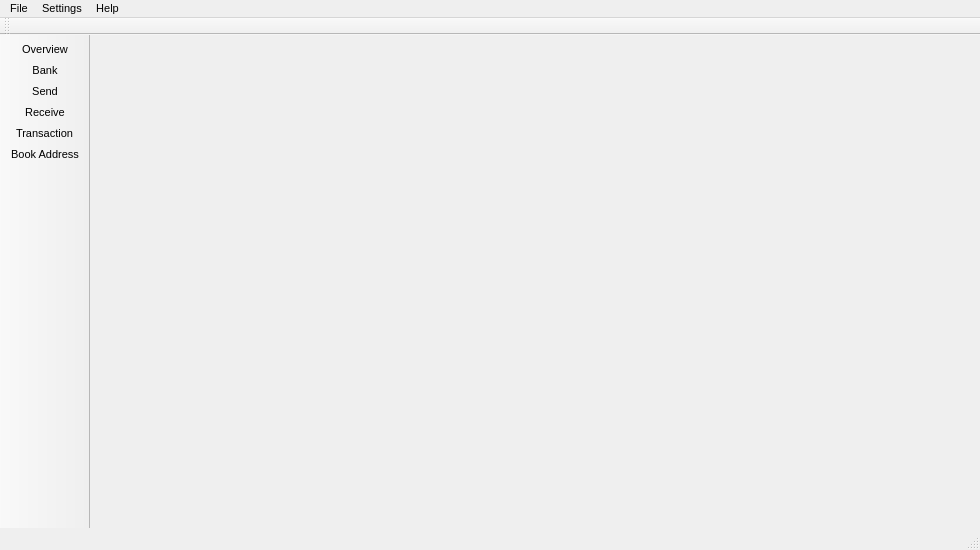
<?xml version="1.0" encoding="UTF-8"?>
<ui version="4.0">
 <class>MainWindow</class>
 <widget class="QMainWindow" name="MainWindow">
  <property name="geometry">
   <rect>
    <x>0</x>
    <y>0</y>
    <width>980</width>
    <height>550</height>
   </rect>
  </property>
  <property name="sizePolicy">
   <sizepolicy hsizetype="Preferred" vsizetype="Preferred">
    <horstretch>0</horstretch>
    <verstretch>0</verstretch>
   </sizepolicy>
  </property>
  <property name="minimumSize">
   <size>
    <width>0</width>
    <height>0</height>
   </size>
  </property>
  <property name="maximumSize">
   <size>
    <width>16777215</width>
    <height>16777215</height>
   </size>
  </property>
  <property name="font">
   <font>
    <pointsize>8</pointsize>
   </font>
  </property>
  <property name="windowTitle">
   <string>MainWindow</string>
  </property>
  <property name="windowIcon">
   <iconset resource="../../resources.qrc">
    <normaloff>:/images/cryptonote</normaloff>:/images/cryptonote</iconset>
  </property>
  <widget class="QWidget" name="centralwidget">
   <property name="sizePolicy">
    <sizepolicy hsizetype="Expanding" vsizetype="Preferred">
     <horstretch>0</horstretch>
     <verstretch>0</verstretch>
    </sizepolicy>
   </property>
   <layout class="QGridLayout" name="gridLayout">
    <property name="leftMargin">
     <number>0</number>
    </property>
    <property name="topMargin">
     <number>0</number>
    </property>
    <property name="rightMargin">
     <number>0</number>
    </property>
    <property name="bottomMargin">
     <number>0</number>
    </property>
    <property name="spacing">
     <number>0</number>
    </property>
    <item row="0" column="0" colspan="6">
     <widget class="WalletGui::AccountFrame" name="m_accountFrame">
      <property name="sizePolicy">
       <sizepolicy hsizetype="Preferred" vsizetype="Fixed">
        <horstretch>0</horstretch>
        <verstretch>0</verstretch>
       </sizepolicy>
      </property>
      <property name="minimumSize">
       <size>
        <width>0</width>
        <height>70</height>
       </size>
      </property>
      <property name="maximumSize">
       <size>
        <width>16777215</width>
        <height>70</height>
       </size>
      </property>
      <property name="styleSheet">
       <string notr="true"/>
      </property>
      <property name="frameShape">
       <enum>QFrame::NoFrame</enum>
      </property>
      <property name="frameShadow">
       <enum>QFrame::Raised</enum>
      </property>
     </widget>
    </item>
    <item row="1" column="0">
     <widget class="WalletGui::OverviewFrame" name="m_overviewFrame">
      <property name="sizePolicy">
       <sizepolicy hsizetype="Preferred" vsizetype="Preferred">
        <horstretch>0</horstretch>
        <verstretch>0</verstretch>
       </sizepolicy>
      </property>
      <property name="frameShape">
       <enum>QFrame::NoFrame</enum>
      </property>
      <property name="frameShadow">
       <enum>QFrame::Raised</enum>
      </property>
     </widget>
    </item>
    <item row="1" column="3">
     <widget class="WalletGui::TransactionsFrame" name="m_transactionsFrame">
      <property name="sizePolicy">
       <sizepolicy hsizetype="Preferred" vsizetype="Preferred">
        <horstretch>0</horstretch>
        <verstretch>0</verstretch>
       </sizepolicy>
      </property>
      <property name="frameShape">
       <enum>QFrame::NoFrame</enum>
      </property>
      <property name="frameShadow">
       <enum>QFrame::Raised</enum>
      </property>
     </widget>
    </item>
    <item row="1" column="1">
     <widget class="WalletGui::SendFrame" name="m_sendFrame">
      <property name="sizePolicy">
       <sizepolicy hsizetype="Preferred" vsizetype="Preferred">
        <horstretch>0</horstretch>
        <verstretch>0</verstretch>
       </sizepolicy>
      </property>
      <property name="frameShape">
       <enum>QFrame::NoFrame</enum>
      </property>
      <property name="frameShadow">
       <enum>QFrame::Raised</enum>
      </property>
     </widget>
    </item>
    <item row="1" column="4">
     <widget class="WalletGui::AddressBookFrame" name="m_addressBookFrame">
      <property name="sizePolicy">
       <sizepolicy hsizetype="Preferred" vsizetype="Preferred">
        <horstretch>0</horstretch>
        <verstretch>0</verstretch>
       </sizepolicy>
      </property>
      <property name="frameShape">
       <enum>QFrame::NoFrame</enum>
      </property>
      <property name="frameShadow">
       <enum>QFrame::Raised</enum>
      </property>
     </widget>
    </item>
    <item row="1" column="5">
     <widget class="WalletGui::MiningFrame" name="m_miningFrame">
      <property name="sizePolicy">
       <sizepolicy hsizetype="Preferred" vsizetype="Preferred">
        <horstretch>0</horstretch>
        <verstretch>0</verstretch>
       </sizepolicy>
      </property>
      <property name="frameShape">
       <enum>QFrame::NoFrame</enum>
      </property>
      <property name="frameShadow">
       <enum>QFrame::Raised</enum>
      </property>
     </widget>
    </item>
    <item row="1" column="5">
     <widget class="WalletGui::DepositsFrame" name="m_depositsFrame">
      <property name="sizePolicy">
       <sizepolicy hsizetype="Preferred" vsizetype="Preferred">
        <horstretch>0</horstretch>
        <verstretch>0</verstretch>
       </sizepolicy>
      </property>
      <property name="frameShape">
       <enum>QFrame::NoFrame</enum>
      </property>
      <property name="frameShadow">
       <enum>QFrame::Raised</enum>
      </property>
     </widget>
    </item>
    <item row="1" column="2">
     <widget class="WalletGui::ReceiveFrame" name="m_receiveFrame">
      <property name="sizePolicy">
       <sizepolicy hsizetype="Preferred" vsizetype="Preferred">
        <horstretch>0</horstretch>
        <verstretch>0</verstretch>
       </sizepolicy>
      </property>
      <property name="frameShape">
       <enum>QFrame::NoFrame</enum>
      </property>
      <property name="frameShadow">
       <enum>QFrame::Raised</enum>
      </property>
     </widget>
    </item>
   </layout>
  </widget>
  <widget class="QMenuBar" name="menubar">
   <property name="geometry">
    <rect>
     <x>0</x>
     <y>0</y>
     <width>980</width>
     <height>18</height>
    </rect>
   </property>
   <widget class="QMenu" name="menuFile">
    <property name="title">
     <string>File</string>
    </property>
    <widget class="QMenu" name="menuRecent_wallets">
     <property name="title">
      <string>Recent</string>
     </property>
    </widget>
    <addaction name="m_createWalletAction"/>
    <addaction name="m_createNondeterministicWalletAction"/>
    <addaction name="m_openWalletAction"/>
    <addaction name="menuRecent_wallets"/>
    <addaction name="m_backupWalletAction"/>
    <addaction name="m_resetAction"/>
    <addaction name="m_closeWalletAction"/>
    <addaction name="separator"/>
    <addaction name="m_openUriAction"/>
    <addaction name="m_openLogFileAction"/>
    <addaction name="separator"/>
    <addaction name="m_showMnemonicSeedAction"/>
    <addaction name="m_restoreFromMnemonicSeedAction"/>
    <addaction name="separator"/>
    <addaction name="m_showPrivateKey"/>
    <addaction name="m_importKeyAction"/>
    <addaction name="separator"/>
    <addaction name="m_exportTrackingKeyAction"/>
    <addaction name="m_importTrackingKeyAction"/>
    <addaction name="separator"/>
    <addaction name="m_exitAction"/>
   </widget>
   <widget class="QMenu" name="menuSettings">
    <property name="title">
     <string>Settings</string>
    </property>
    <addaction name="m_encryptWalletAction"/>
    <addaction name="m_changePasswordAction"/>
    <addaction name="m_changeLanguageAction"/>
    <addaction name="m_connectionSettingsAction"/>
    <addaction name="separator"/>
    <addaction name="m_startOnLoginAction"/>
    <addaction name="m_minimizeToTrayAction"/>
    <addaction name="m_closeToTrayAction"/>
   </widget>
   <widget class="QMenu" name="menuHelp">
    <property name="title">
     <string>Help</string>
    </property>
    <addaction name="m_aboutCryptonoteAction"/>
    <addaction name="m_aboutQtAction"/>
    <addaction name="actionHelp"/>
   </widget>
   <addaction name="menuFile"/>
   <addaction name="menuSettings"/>
   <addaction name="menuHelp"/>
  </widget>
  <widget class="QToolBar" name="toolBar">
   <property name="sizePolicy">
    <sizepolicy hsizetype="Fixed" vsizetype="Preferred">
     <horstretch>0</horstretch>
     <verstretch>0</verstretch>
    </sizepolicy>
   </property>
   <property name="minimumSize">
    <size>
     <width>0</width>
     <height>0</height>
    </size>
   </property>
   <property name="maximumSize">
    <size>
     <width>150</width>
     <height>16777215</height>
    </size>
   </property>
   <property name="baseSize">
    <size>
     <width>150</width>
     <height>0</height>
    </size>
   </property>
   <property name="font">
    <font>
     <pointsize>8</pointsize>
    </font>
   </property>
   <property name="windowTitle">
    <string>toolBar</string>
   </property>
   <property name="movable">
    <bool>false</bool>
   </property>
   <property name="allowedAreas">
    <set>Qt::LeftToolBarArea|Qt::TopToolBarArea</set>
   </property>
   <property name="orientation">
    <enum>Qt::Vertical</enum>
   </property>
   <property name="iconSize">
    <size>
     <width>20</width>
     <height>20</height>
    </size>
   </property>
   <property name="toolButtonStyle">
    <enum>Qt::ToolButtonTextBesideIcon</enum>
   </property>
   <attribute name="toolBarArea">
    <enum>LeftToolBarArea</enum>
   </attribute>
   <attribute name="toolBarBreak">
    <bool>false</bool>
   </attribute>
   <addaction name="m_overviewAction"/>
   <addaction name="m_depositsAction"/>
   <addaction name="m_sendAction"/>
   <addaction name="m_receiveAction"/>
   <addaction name="m_transactionsAction"/>
   <addaction name="m_addressBookAction"/>
  </widget>
  <widget class="QStatusBar" name="statusBar"/>
  <widget class="QToolBar" name="accountToolBar">
   <property name="windowTitle">
    <string>Account toolbar</string>
   </property>
   <attribute name="toolBarArea">
    <enum>TopToolBarArea</enum>
   </attribute>
   <attribute name="toolBarBreak">
    <bool>false</bool>
   </attribute>
  </widget>
  <action name="m_overviewAction">
   <property name="checkable">
    <bool>true</bool>
   </property>
   <property name="enabled">
    <bool>true</bool>
   </property>
   <property name="icon">
    <iconset resource="../../resources.qrc">
     <normaloff>:/icons/overview</normaloff>:/icons/overview</iconset>
   </property>
   <property name="text">
    <string>Overview</string>
   </property>
  </action>
  <action name="m_sendAction">
   <property name="checkable">
    <bool>true</bool>
   </property>
   <property name="enabled">
    <bool>true</bool>
   </property>
   <property name="icon">
    <iconset resource="../../resources.qrc">
     <normaloff>:/icons/send</normaloff>:/icons/send</iconset>
   </property>
   <property name="text">
    <string>Send</string>
   </property>
  </action>
  <action name="m_receiveAction">
   <property name="checkable">
    <bool>true</bool>
   </property>
   <property name="enabled">
    <bool>true</bool>
   </property>
   <property name="icon">
    <iconset resource="../../resources.qrc">
     <normaloff>:/icons/receive</normaloff>:/icons/receive</iconset>
   </property>
   <property name="text">
    <string>Receive</string>
   </property>
  </action>
  <action name="m_transactionsAction">
   <property name="checkable">
    <bool>true</bool>
   </property>
   <property name="enabled">
    <bool>true</bool>
   </property>
   <property name="icon">
    <iconset resource="../../resources.qrc">
     <normaloff>:/icons/transactions</normaloff>:/icons/transactions</iconset>
   </property>
   <property name="text">
    <string>Transaction</string>
   </property>
  </action>
  <action name="m_exitAction">
   <property name="enabled">
    <bool>true</bool>
   </property>
   <property name="text">
    <string>Exit</string>
   </property>
   <property name="shortcut">
    <string>Ctrl+Q</string>
   </property>
  </action>
  <action name="m_addressBookAction">
   <property name="checkable">
    <bool>true</bool>
   </property>
   <property name="enabled">
    <bool>true</bool>
   </property>
   <property name="icon">
    <iconset resource="../../resources.qrc">
     <normaloff>:/icons/address-book</normaloff>:/icons/address-book</iconset>
   </property>
   <property name="text">
    <string>Book Address</string>
   </property>
  </action>
  <action name="m_createWalletAction">
   <property name="enabled">
    <bool>true</bool>
   </property>
   <property name="text">
    <string>Create Wallet</string>
   </property>
  </action>
  <action name="m_openWalletAction">
   <property name="enabled">
    <bool>true</bool>
   </property>
   <property name="text">
    <string>Open Wallet</string>
   </property>
  </action>
  <action name="m_encryptWalletAction">
   <property name="enabled">
    <bool>true</bool>
   </property>
   <property name="text">
    <string>Encrypt Wallet</string>
   </property>
  </action>
  <action name="m_changePasswordAction">
   <property name="enabled">
    <bool>true</bool>
   </property>
   <property name="text">
    <string>Change Password</string>
   </property>
   <property name="toolTip">
    <string>Change password</string>
   </property>
  </action>
  <action name="m_aboutCryptonoteAction">
   <property name="enabled">
    <bool>true</bool>
   </property>
   <property name="text">
    <string>About</string>
   </property>
  </action>
  <action name="m_aboutQtAction">
   <property name="enabled">
    <bool>true</bool>
   </property>
   <property name="text">
    <string>About QT</string>
   </property>
  </action>
  <action name="m_backupWalletAction">
   <property name="enabled">
    <bool>true</bool>
   </property>
   <property name="text">
    <string>Backup Wallet</string>
   </property>
  </action>
  <action name="m_startOnLoginAction">
   <property name="checkable">
    <bool>true</bool>
   </property>
   <property name="text">
    <string>Start Login</string>
   </property>
  </action>
  <action name="m_minimizeToTrayAction">
   <property name="checkable">
    <bool>true</bool>
   </property>
   <property name="text">
    <string>Minimize To Tray</string>
   </property>
  </action>
  <action name="m_closeToTrayAction">
   <property name="checkable">
    <bool>true</bool>
   </property>
   <property name="text">
    <string>Close To Tray</string>
   </property>
  </action>
  <action name="m_importKeyAction">
   <property name="text">
    <string>Import Key</string>
   </property>
  </action>
  <action name="m_miningAction">
   <property name="checkable">
    <bool>true</bool>
   </property>
  </action>
  <action name="m_depositsAction">
   <property name="checkable">
    <bool>true</bool>
   </property>
   <property name="icon">
    <iconset resource="../../resources.qrc">
     <normaloff>:/icons/deposits</normaloff>:/icons/deposits</iconset>
   </property>
   <property name="text">
    <string>Bank</string>
   </property>
  </action>
  <action name="m_resetAction">
   <property name="text">
    <string>Reset</string>
   </property>
   <property name="toolTip">
    <string>Reset wallet</string>
   </property>
  </action>
  <action name="m_changeLanguageAction">
   <property name="text">
    <string>Change Language</string>
   </property>
   <property name="toolTip">
    <string>Change language</string>
   </property>
  </action>
  <action name="m_showPrivateKey">
   <property name="text">
    <string>Show Private Key</string>
   </property>
  </action>
  <action name="actionHelp">
   <property name="text">
    <string>Help</string>
   </property>
   <property name="shortcut">
    <string>F1</string>
   </property>
  </action>
  <action name="m_connectionSettingsAction">
   <property name="text">
    <string>Connection</string>
   </property>
  </action>
  <action name="m_openUriAction">
   <property name="text">
    <string>Open URI</string>
   </property>
  </action>
  <action name="m_exportTrackingKeyAction">
   <property name="text">
    <string>Export Tracking</string>
   </property>
  </action>
  <action name="m_importTrackingKeyAction">
   <property name="text">
    <string>Import Tracking</string>
   </property>
  </action>
  <action name="m_closeWalletAction">
   <property name="text">
    <string>Close Wallet</string>
   </property>
  </action>
  <action name="m_recentWalletsAction">
   <property name="text">
    <string>Recent wallets</string>
   </property>
  </action>
  <action name="actionStatus">
   <property name="text">
    <string>Information</string>
   </property>
  </action>
  <action name="m_openLogFileAction">
   <property name="text">
    <string>Open Log</string>
   </property>
  </action>
  <action name="m_showMnemonicSeedAction">
   <property name="enabled">
    <bool>false</bool>
   </property>
   <property name="text">
    <string>Show Mnemonic</string>
   </property>
  </action>
  <action name="m_restoreFromMnemonicSeedAction">
   <property name="text">
    <string>Restore Mnemonic</string>
   </property>
  </action>
  <action name="m_createNondeterministicWalletAction">
   <property name="text">
    <string>CreateNonDterministic</string>
   </property>
  </action>
  <action name="m_miningOnLaunchAction">
   <property name="checkable">
    <bool>true</bool>
   </property>
  </action>
 </widget>
 <customwidgets>
  <customwidget>
   <class>WalletGui::OverviewFrame</class>
   <extends>QFrame</extends>
   <header>gui/OverviewFrame.h</header>
   <container>1</container>
  </customwidget>
  <customwidget>
   <class>WalletGui::SendFrame</class>
   <extends>QFrame</extends>
   <header>gui/SendFrame.h</header>
   <container>1</container>
  </customwidget>
  <customwidget>
   <class>WalletGui::AccountFrame</class>
   <extends>QFrame</extends>
   <header>gui/AccountFrame.h</header>
   <container>1</container>
  </customwidget>
  <customwidget>
   <class>WalletGui::TransactionsFrame</class>
   <extends>QFrame</extends>
   <header>gui/TransactionsFrame.h</header>
   <container>1</container>
  </customwidget>
  <customwidget>
   <class>WalletGui::AddressBookFrame</class>
   <extends>QFrame</extends>
   <header>gui/AddressBookFrame.h</header>
   <container>1</container>
  </customwidget>
  <customwidget>
   <class>WalletGui::MiningFrame</class>
   <extends>QFrame</extends>
   <header>gui/MiningFrame.h</header>
   <container>1</container>
  </customwidget>
  <customwidget>
   <class>WalletGui::DepositsFrame</class>
   <extends>QFrame</extends>
   <header>gui/DepositsFrame.h</header>
   <container>1</container>
  </customwidget>
  <customwidget>
   <class>WalletGui::ReceiveFrame</class>
   <extends>QFrame</extends>
   <header>gui/ReceiveFrame.h</header>
   <container>1</container>
  </customwidget>
 </customwidgets>
 <resources>
  <include location="../../resources.qrc"/>
 </resources>
 <connections>
  <connection>
   <sender>m_createWalletAction</sender>
   <signal>triggered()</signal>
   <receiver>MainWindow</receiver>
   <slot>createWallet()</slot>
   <hints>
    <hint type="sourcelabel">
     <x>-1</x>
     <y>-1</y>
    </hint>
    <hint type="destinationlabel">
     <x>449</x>
     <y>299</y>
    </hint>
   </hints>
  </connection>
  <connection>
   <sender>m_openWalletAction</sender>
   <signal>triggered()</signal>
   <receiver>MainWindow</receiver>
   <slot>openWallet()</slot>
   <hints>
    <hint type="sourcelabel">
     <x>-1</x>
     <y>-1</y>
    </hint>
    <hint type="destinationlabel">
     <x>449</x>
     <y>299</y>
    </hint>
   </hints>
  </connection>
  <connection>
   <sender>m_encryptWalletAction</sender>
   <signal>triggered()</signal>
   <receiver>MainWindow</receiver>
   <slot>encryptWallet()</slot>
   <hints>
    <hint type="sourcelabel">
     <x>-1</x>
     <y>-1</y>
    </hint>
    <hint type="destinationlabel">
     <x>449</x>
     <y>299</y>
    </hint>
   </hints>
  </connection>
  <connection>
   <sender>m_changePasswordAction</sender>
   <signal>triggered()</signal>
   <receiver>MainWindow</receiver>
   <slot>encryptWallet()</slot>
   <hints>
    <hint type="sourcelabel">
     <x>-1</x>
     <y>-1</y>
    </hint>
    <hint type="destinationlabel">
     <x>449</x>
     <y>299</y>
    </hint>
   </hints>
  </connection>
  <connection>
   <sender>m_changeLanguageAction</sender>
   <signal>triggered()</signal>
   <receiver>MainWindow</receiver>
   <slot>ChangeLanguage()</slot>
   <hints>
    <hint type="sourcelabel">
     <x>-1</x>
     <y>-1</y>
    </hint>
    <hint type="destinationlabel">
     <x>449</x>
     <y>299</y>
    </hint>
   </hints>
  </connection>
  <connection>
   <sender>m_aboutQtAction</sender>
   <signal>triggered()</signal>
   <receiver>MainWindow</receiver>
   <slot>aboutQt()</slot>
   <hints>
    <hint type="sourcelabel">
     <x>-1</x>
     <y>-1</y>
    </hint>
    <hint type="destinationlabel">
     <x>449</x>
     <y>299</y>
    </hint>
   </hints>
  </connection>
  <connection>
   <sender>m_backupWalletAction</sender>
   <signal>triggered()</signal>
   <receiver>MainWindow</receiver>
   <slot>backupWallet()</slot>
   <hints>
    <hint type="sourcelabel">
     <x>-1</x>
     <y>-1</y>
    </hint>
    <hint type="destinationlabel">
     <x>449</x>
     <y>299</y>
    </hint>
   </hints>
  </connection>
  <connection>
   <sender>m_aboutCryptonoteAction</sender>
   <signal>triggered()</signal>
   <receiver>MainWindow</receiver>
   <slot>about()</slot>
   <hints>
    <hint type="sourcelabel">
     <x>-1</x>
     <y>-1</y>
    </hint>
    <hint type="destinationlabel">
     <x>459</x>
     <y>299</y>
    </hint>
   </hints>
  </connection>
  <connection>
   <sender>m_startOnLoginAction</sender>
   <signal>triggered(bool)</signal>
   <receiver>MainWindow</receiver>
   <slot>setStartOnLogin(bool)</slot>
   <hints>
    <hint type="sourcelabel">
     <x>-1</x>
     <y>-1</y>
    </hint>
    <hint type="destinationlabel">
     <x>459</x>
     <y>299</y>
    </hint>
   </hints>
  </connection>
  <connection>
   <sender>m_minimizeToTrayAction</sender>
   <signal>triggered(bool)</signal>
   <receiver>MainWindow</receiver>
   <slot>setMinimizeToTray(bool)</slot>
   <hints>
    <hint type="sourcelabel">
     <x>-1</x>
     <y>-1</y>
    </hint>
    <hint type="destinationlabel">
     <x>459</x>
     <y>299</y>
    </hint>
   </hints>
  </connection>
  <connection>
   <sender>m_closeToTrayAction</sender>
   <signal>triggered(bool)</signal>
   <receiver>MainWindow</receiver>
   <slot>setCloseToTray(bool)</slot>
   <hints>
    <hint type="sourcelabel">
     <x>-1</x>
     <y>-1</y>
    </hint>
    <hint type="destinationlabel">
     <x>459</x>
     <y>299</y>
    </hint>
   </hints>
  </connection>
  <connection>
   <sender>m_resetAction</sender>
   <signal>triggered()</signal>
   <receiver>MainWindow</receiver>
   <slot>resetWallet()</slot>
   <hints>
    <hint type="sourcelabel">
     <x>-1</x>
     <y>-1</y>
    </hint>
    <hint type="destinationlabel">
     <x>506</x>
     <y>301</y>
    </hint>
   </hints>
  </connection>
  <connection>
   <sender>m_importKeyAction</sender>
   <signal>triggered()</signal>
   <receiver>MainWindow</receiver>
   <slot>importKey()</slot>
   <hints>
    <hint type="sourcelabel">
     <x>-1</x>
     <y>-1</y>
    </hint>
    <hint type="destinationlabel">
     <x>459</x>
     <y>299</y>
    </hint>
   </hints>
  </connection>
  <connection>
   <sender>m_showPrivateKey</sender>
   <signal>triggered()</signal>
   <receiver>MainWindow</receiver>
   <slot>showPrivateKeys()</slot>
   <hints>
    <hint type="sourcelabel">
     <x>-1</x>
     <y>-1</y>
    </hint>
    <hint type="destinationlabel">
     <x>459</x>
     <y>299</y>
    </hint>
   </hints>
  </connection>
  <connection>
   <sender>actionHelp</sender>
   <signal>triggered()</signal>
   <receiver>MainWindow</receiver>
   <slot>DisplayCmdLineHelp()</slot>
   <hints>
    <hint type="sourcelabel">
     <x>-1</x>
     <y>-1</y>
    </hint>
    <hint type="destinationlabel">
     <x>494</x>
     <y>319</y>
    </hint>
   </hints>
  </connection>
  <connection>
   <sender>m_connectionSettingsAction</sender>
   <signal>triggered()</signal>
   <receiver>MainWindow</receiver>
   <slot>openConnectionSettings()</slot>
   <hints>
    <hint type="sourcelabel">
     <x>-1</x>
     <y>-1</y>
    </hint>
    <hint type="destinationlabel">
     <x>494</x>
     <y>319</y>
    </hint>
   </hints>
  </connection>
  <connection>
   <sender>m_transactionsAction</sender>
   <signal>toggled(bool)</signal>
   <receiver>m_transactionsFrame</receiver>
   <slot>setVisible(bool)</slot>
   <hints>
    <hint type="sourcelabel">
     <x>-1</x>
     <y>-1</y>
    </hint>
    <hint type="destinationlabel">
     <x>787</x>
     <y>333</y>
    </hint>
   </hints>
  </connection>
  <connection>
   <sender>m_sendAction</sender>
   <signal>toggled(bool)</signal>
   <receiver>m_sendFrame</receiver>
   <slot>setVisible(bool)</slot>
   <hints>
    <hint type="sourcelabel">
     <x>-1</x>
     <y>-1</y>
    </hint>
    <hint type="destinationlabel">
     <x>337</x>
     <y>333</y>
    </hint>
   </hints>
  </connection>
  <connection>
   <sender>m_overviewAction</sender>
   <signal>toggled(bool)</signal>
   <receiver>m_overviewFrame</receiver>
   <slot>setVisible(bool)</slot>
   <hints>
    <hint type="sourcelabel">
     <x>-1</x>
     <y>-1</y>
    </hint>
    <hint type="destinationlabel">
     <x>112</x>
     <y>333</y>
    </hint>
   </hints>
  </connection>
  <connection>
   <sender>m_miningAction</sender>
   <signal>toggled(bool)</signal>
   <receiver>m_miningFrame</receiver>
   <slot>setVisible(bool)</slot>
   <hints>
    <hint type="sourcelabel">
     <x>-1</x>
     <y>-1</y>
    </hint>
    <hint type="destinationlabel">
     <x>862</x>
     <y>322</y>
    </hint>
   </hints>
  </connection>
  <connection>
   <sender>m_depositsAction</sender>
   <signal>toggled(bool)</signal>
   <receiver>m_depositsFrame</receiver>
   <slot>setVisible(bool)</slot>
   <hints>
    <hint type="sourcelabel">
     <x>-1</x>
     <y>-1</y>
    </hint>
    <hint type="destinationlabel">
     <x>862</x>
     <y>322</y>
    </hint>
   </hints>
  </connection>
  <connection>
   <sender>m_addressBookAction</sender>
   <signal>toggled(bool)</signal>
   <receiver>m_addressBookFrame</receiver>
   <slot>setVisible(bool)</slot>
   <hints>
    <hint type="sourcelabel">
     <x>-1</x>
     <y>-1</y>
    </hint>
    <hint type="destinationlabel">
     <x>809</x>
     <y>320</y>
    </hint>
   </hints>
  </connection>
  <connection>
   <sender>m_receiveAction</sender>
   <signal>toggled(bool)</signal>
   <receiver>m_receiveFrame</receiver>
   <slot>setVisible(bool)</slot>
   <hints>
    <hint type="sourcelabel">
     <x>-1</x>
     <y>-1</y>
    </hint>
    <hint type="destinationlabel">
     <x>562</x>
     <y>333</y>
    </hint>
   </hints>
  </connection>
  <connection>
   <sender>m_openUriAction</sender>
   <signal>triggered()</signal>
   <receiver>m_sendFrame</receiver>
   <slot>openUriClicked()</slot>
   <hints>
    <hint type="sourcelabel">
     <x>-1</x>
     <y>-1</y>
    </hint>
    <hint type="destinationlabel">
     <x>316</x>
     <y>310</y>
    </hint>
   </hints>
  </connection>
  <connection>
   <sender>m_exportTrackingKeyAction</sender>
   <signal>triggered()</signal>
   <receiver>MainWindow</receiver>
   <slot>exportTrackingKey()</slot>
   <hints>
    <hint type="sourcelabel">
     <x>-1</x>
     <y>-1</y>
    </hint>
    <hint type="destinationlabel">
     <x>489</x>
     <y>274</y>
    </hint>
   </hints>
  </connection>
  <connection>
   <sender>m_importTrackingKeyAction</sender>
   <signal>triggered()</signal>
   <receiver>MainWindow</receiver>
   <slot>importTrackingKey()</slot>
   <hints>
    <hint type="sourcelabel">
     <x>-1</x>
     <y>-1</y>
    </hint>
    <hint type="destinationlabel">
     <x>489</x>
     <y>274</y>
    </hint>
   </hints>
  </connection>
  <connection>
   <sender>m_closeWalletAction</sender>
   <signal>triggered()</signal>
   <receiver>MainWindow</receiver>
   <slot>closeWallet()</slot>
   <hints>
    <hint type="sourcelabel">
     <x>-1</x>
     <y>-1</y>
    </hint>
    <hint type="destinationlabel">
     <x>489</x>
     <y>274</y>
    </hint>
   </hints>
  </connection>
  <connection>
   <sender>m_openLogFileAction</sender>
   <signal>triggered()</signal>
   <receiver>MainWindow</receiver>
   <slot>openLogFile()</slot>
   <hints>
    <hint type="sourcelabel">
     <x>-1</x>
     <y>-1</y>
    </hint>
    <hint type="destinationlabel">
     <x>489</x>
     <y>274</y>
    </hint>
   </hints>
  </connection>
  <connection>
   <sender>m_showMnemonicSeedAction</sender>
   <signal>triggered()</signal>
   <receiver>MainWindow</receiver>
   <slot>showMnemonicSeed()</slot>
   <hints>
    <hint type="sourcelabel">
     <x>-1</x>
     <y>-1</y>
    </hint>
    <hint type="destinationlabel">
     <x>489</x>
     <y>274</y>
    </hint>
   </hints>
  </connection>
  <connection>
   <sender>m_restoreFromMnemonicSeedAction</sender>
   <signal>triggered()</signal>
   <receiver>MainWindow</receiver>
   <slot>restoreFromMnemonicSeed()</slot>
   <hints>
    <hint type="sourcelabel">
     <x>-1</x>
     <y>-1</y>
    </hint>
    <hint type="destinationlabel">
     <x>489</x>
     <y>274</y>
    </hint>
   </hints>
  </connection>
  <connection>
   <sender>m_createNondeterministicWalletAction</sender>
   <signal>triggered()</signal>
   <receiver>MainWindow</receiver>
   <slot>createNonDeterministicWallet()</slot>
   <hints>
    <hint type="sourcelabel">
     <x>-1</x>
     <y>-1</y>
    </hint>
    <hint type="destinationlabel">
     <x>489</x>
     <y>274</y>
    </hint>
   </hints>
  </connection>
  <connection>
   <sender>m_miningOnLaunchAction</sender>
   <signal>triggered(bool)</signal>
   <receiver>MainWindow</receiver>
   <slot>setMiningOnLaunch(bool)</slot>
   <hints>
    <hint type="sourcelabel">
     <x>-1</x>
     <y>-1</y>
    </hint>
    <hint type="destinationlabel">
     <x>489</x>
     <y>274</y>
    </hint>
   </hints>
  </connection>
 </connections>
 <slots>
  <slot>createWallet()</slot>
  <slot>openWallet()</slot>
  <slot>encryptWallet()</slot>
  <slot>aboutQt()</slot>
  <slot>backupWallet()</slot>
  <slot>about()</slot>
  <slot>setStartOnLogin(bool)</slot>
  <slot>setMinimizeToTray(bool)</slot>
  <slot>setCloseToTray(bool)</slot>
  <slot>importKey()</slot>
  <slot>resetWallet()</slot>
  <slot>showPrivateKeys()</slot>
  <slot>openConnectionSettings()</slot>
  <slot>showStatusInfo()</slot>
 </slots>
</ui>
